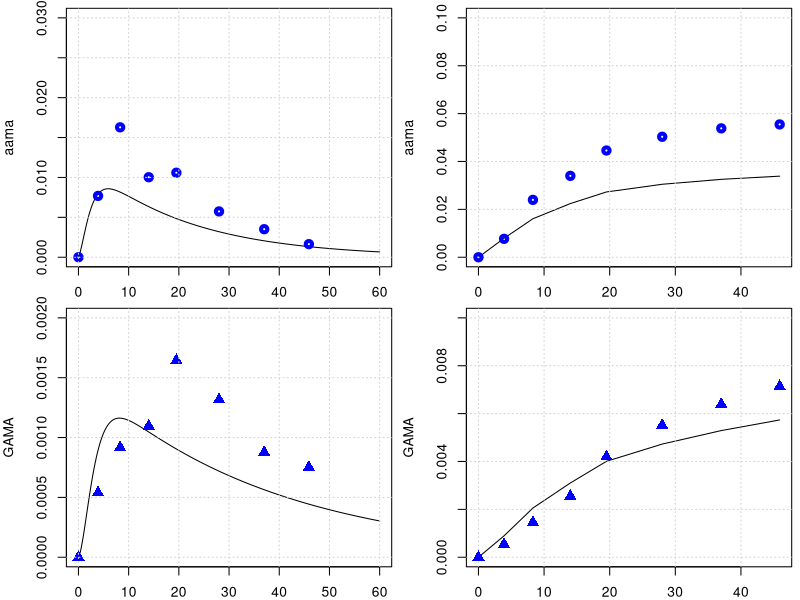

Here is the R script that generated this plot:
library(deSolve)
library(minpack.lm)
graphics.off()

# body weight in kg
BW = 70 
# fractions of BW
##https://journals.sagepub.com/doi/pdf/10.1177/ANIB_32_3-4
F_B = 0.079 
F_B_AB = 0.35 #fraction: arterial blood of blood volume
F_B_VB = 0.65 #fraction: venous blood of blood volume
F_Li = 0.026
F_Ki = 0.0044
F_T = 1-(F_B+F_Li+F_Ki)
# organ volumes in L
V_AB <- BW*F_B*F_B_AB 
V_VB <- BW*F_B*F_B_VB 
V_T <- BW*F_T
V_Ki <- BW*F_Ki
V_Li <- BW*F_Li
# cardiac output in L/(kg*h)
##https://journals.sagepub.com/doi/pdf/10.1177/ANIB_32_3-4
QCC = 16        #12.5 # maybe 14 or 6.5 check?
Q_C = QCC*BW^0.75
#FQ_P = 2.5/100 Trine: We don't have a lung compartment in this model
FQ_Li = 0.255
FQ_Ki = 0.19 #total - there is also an aterial flow rate 
FQ_T = 1 -( FQ_Li + FQ_Ki) # +FQ_P) Trine: We don't have a lung compartment in this model
Q_Li <- Q_C*FQ_Li
Q_Ki <- Q_C*FQ_Ki
Q_T <- Q_C*FQ_T

MW_aa = 71   # mg/mmol
MW_ga = 87   # mg/mmol
MW_GSH = 307.32 # mg/mmol
k_0_GSH = 7   # from Sweeney paper.
MW_GSH = 307.32     # mg/mmol
AGSH0 = k_0_GSH * V_Li * MW_GSH


# +++++++++++++++++++++++++++++++++++++++++++++++++++++++++++++++++
# partition coefficient 
pAA_TB = .2        # Tissue::blood partition AA, Sweeney et al (2010) paper
pAA_KiB = 0.8      # Kidney::blood partition AA, Sweeney et al (2010) paper
pAA_LiB = 0.4      # liver::blood partition AA, Sweeney et al (2010) paper
# Maybe we said it earlier and these parameters are not sensitive to the model, but from which paper did you get the values of these partition coefs., 
# in the paper of Sweeney and of Li are different pAA_LiB = 0.4 and pAA_KiB = 0.8.

# reaction rate constants 
k_AAuptake = 1 #1/h

k_onAA_T = 0.028  #1/h     # we took it from Sweenney
k_onAA_B = 0.036  #1/h
k_onAA_Li = 0.71 #1/h
k_onAA_Ki = 0.13 #1/h

# from 0.23 to 0.35
k_cl_GSH = 0.035   # 1/h   #  Reed et al. 2008 'A mathematical model of glutathione metabolism'
#doi:10.1186/1742-4682-5-8

# k_onAA_GSH = 0.55 # L/(mmol h)
# check, we do not use it any more.
k_exc_AAMA = 0.049  ## ##MK Furh et al. report on Elimination half-life of AAMA as ~17.4 h, then k_exc_AAMA=0.0398 h-1#
# 'Toxicokinetics of acrylamide in humans after ingestion of a defined dose in a test meal to improve risk assessment for acrylamide carcinogenicity'
# DOI: 10.1158/1055-9965.EPI-05-0647
# 0.049 #1/h or 0.13 # this will change the shape

# Maximum velocity for enzymatic reaction 
V_max_p450 = 9 /MW_aa*BW^0.7  # mg/h  from Sweenney paper, checked!
# maximum rate of GA and AA conjugation with GSH (mg/(h BW^0.7))
Vmax_AA_GSH <- 24*BW^0.7 # from the Sweeny  fitted   mg/h



### PARAMETERS FOR GA
# partition coefficient
pGA_TB = 1.35 # Have been calculated from the Doerge et al 2005 paper on TK in mice
pGA_LiB = 0.63 # Have been calculated from the Doerge et al 2005 paper on TK in mice
pGA_KiB = .3

#k_onGA_GSH = 0.8 #L/(mmol h)
k_onGA_T = 0.69        #1/h
k_onGA_B = 0.108       #1/h
k_onGA_Ki = k_onAA_T/2 #1/h
k_onGA_Li = 0.115      #1/h

k_exc_GAMA = 0.027   ##MK Furh et al. report on Elimination half-life of GAMA: ~25.1 hours, then k_exc_GAMA = 0.0276 h-1##  
# 0.077 #1/h  # or 0.027 # from sweeney # 
k_exc_GAOH = 0.077     # 1/h  # from sweeney
# (removed as no longer used) k_exc_GA <- .4         # 1/h Q_Ki*0.025


VMAXGC1 = 22   # maximum rate of AA conjugation with GSH mg/hr-kg^0.7, Sweeney et al (2010) paper
VMAXG1 = VMAXGC1/MW_aa*BW**0.7    # !$'Liver AA-GSH rate'

# Maximum velocity for enzymatic reaction 
V_max_EH = 20 /MW_ga*BW^0.7  
KM_p450 = 10.0
KM_EH = 100.0
# maximum rate of GA and AA conjugation with GSH (mg/(h BW^0.7))
Vmax_GA_GSH <- 20*BW^0.7 # from the Sweeny ( Vmax_GC2 )  fitted   mg/h

KMG1 = 50  #!Km with respect to AA for GSH conjugation mg/L (from Sweeny code) 
# Trine: This should be mg. Delete the term MW_aa
# Sweeney has this parameter for rats ans 100 mg/L why did you use this number and why divived by MW??

KMGG = .1/MW_GSH        # !KM with respect to GSH for AA or GA conjugation with GSH mmol/L. Trine: should be mg/L
####and that this is 307 mg/L #This comment is wrong ignore
KMG2 = 100  #!Km with respect to GA for GSH conjugation mM. Trine: This should be mg. Delete the term MW_aa
# The same comment as for KMG1

# from the code, not from paper
KPT_Li = 0.015    # !'protein turnover rate in liver'# this is confimred in the exp. values of Sweeney
KPT_Ki = 0.013    # !'protein turnover rate in kidney'# 1/h this is 0.012 in Sweeney, I guess its not much of difference
KPTR   = 1        # !'protein turnover rate in rpt'# this is 0.012 in Li et.al
KPTS   = 0.0039   # !'protein turnover rate in spt'# and this they have it 0.0051 Sweeney and Li 0.0012 refering to Sweeney
KPTRB  = 0.0039   # !'protein turnover rate in rbc'# how did we get that?
KPTPL  = 0.012    # !'protein turnover rate in plasma'# Sweeney has 0.012 for this value
# +++++++++++++++++++++++++++++++++++++++++++++++++++++++++++++++++
# create list of parameter
# +++++++++++++++++++++++++++++++++++++++++++++++++++++++++++++++++
params <- unlist(c(data.frame(pAA_TB, pAA_LiB, pAA_KiB,
                              pGA_TB, pGA_LiB, pGA_KiB,
                              k_onAA_T, k_onAA_B, k_onAA_Li,  k_onAA_Ki,
                              k_onGA_T, k_onGA_B, k_onGA_Li, k_onGA_Ki, 
                              k_exc_AAMA, k_exc_GAMA,
                              k_cl_GSH, V_max_p450, KM_p450, V_max_EH, KM_EH,
                              k_AAuptake)
))
yini <- c(m_AA_AB = 0.0, m_GA_AB = 0.0,      a_pb_AA_B = 0 ,
          m_AA_VB = 0.0, m_GA_VB = 0.0,
          m_AA_Ki = 0.0, m_GA_Ki = 0.0, m_AA_dose = 0 ,
          m_AA_Li = 0.0, m_AAMA = 0.0, 
          m_GA_Li = 0.0, a_pb_GA_Li = 0.0,
          m_GAMA  = 0.0,       
          m_GSH_Li = k_0_GSH * V_Li * MW_GSH, 
          m_AA_T = 0.0, m_GA_T = 0.0,
          m_GAOH = 0.0, 
          m_AA_out = 0.0, m_AA_in = 0.0, m_AA_accum = 0.0, m_AA_free = 0.0, 
          m_GA_out = 0.0, m_GA_in = 0.0, m_GA_accum = 0.0, m_GA_free = 0.0, 
          a_pb_AA_Ki = 0,  a_pb_AA_Li = 0,
          a_pb_GA_Ki = 0, a_pb_AA_T = 0, a_pb_GA_B = 0, a_pb_GA_T = 0
)
# ++++++++++++++++++++++++++++++++++++++++++++++++++++++++++++++++++
# PBPK model for Acrylamide 
# ++++++++++++++++++++++++++++++++++++++++++++++++++++++++++++++++++
PBPKmodelAA <- function(t,state,parameter){
  with(as.list(c(t,state,parameter)), {
    #----#---#  Model for AA  #---#---#
    # concentrations blood in the organs in mg/L
    c_AA_AB <- m_AA_AB/V_AB   
    c_AA_VB <- m_AA_VB/V_VB
    c_AA_T <- m_AA_T/V_T
    c_AA_Li <- m_AA_Li/V_Li #Trine: Should we multiply with PL1 as we do for GA
    c_AA_Ki <- m_AA_Ki/V_Ki
    
    c_GSH_Li <- m_GSH_Li/V_Li
    # units checked -> mg/h   
    dm_AA_dose <- - k_AAuptake*m_AA_dose
    
    # Blood
    #-----------------------------
    # units checked -> mg/h   
    dm_AA_AB <- Q_C*(c_AA_VB - c_AA_AB) - k_onAA_B*m_AA_AB
    dm_AA_VB <- Q_T*(c_AA_T/pAA_TB) + Q_Li*(c_AA_Li/pAA_LiB) + Q_Ki*(c_AA_Ki/pAA_KiB) - Q_C*c_AA_VB -k_onAA_B*m_AA_VB
    # Trine: I added this. Can we make an overall turnover rate in blood? Is this correct? 
    da_pb_AA_B <- k_onAA_B*m_AA_AB + k_onAA_B*m_AA_VB - a_pb_AA_B*KPTRB
    
    # Kidney
    #---------------------------------
    # units checked -> mg/h   
    dm_AA_Ki <- Q_Ki*c_AA_AB -Q_Ki*(c_AA_Ki/pAA_KiB) - k_onAA_Ki*m_AA_Ki 
    # protein tunr over AA in Kidney
    da_pb_AA_Ki <- k_onAA_Ki*m_AA_Ki - a_pb_AA_Ki*KPT_Ki
    
    # unit chekced mg/h 
    metAA_GSH <- Vmax_AA_GSH * c_AA_Li * c_GSH_Li / ( (KMG1 + c_AA_Li) * (KMGG + c_GSH_Li) )
    
    metAA_P450 <- V_max_p450 * MW_aa * c_AA_Li/ (KM_p450 + c_AA_Li)
    
    # units checked -> mg/h  
    dm_AA_Li <- Q_Li*(c_AA_AB - c_AA_Li/pAA_LiB) + k_AAuptake*m_AA_dose - k_onAA_Li*m_AA_Li  - metAA_P450 - metAA_GSH 
    # protein turn over AA in Liver
    da_pb_AA_Li <- k_onAA_Li*m_AA_Li - a_pb_AA_Li * KPT_Li
    
    # Tissue
    #--------------------------------------------------------------
    # units checked -> mg/h   
    dm_AA_T <- Q_T*(c_AA_AB - c_AA_T/pAA_TB) - k_onAA_T*m_AA_T
    # protein turn over AA in Tussue
    da_pb_AA_T <- k_onAA_T*m_AA_T - a_pb_AA_T * KPTS
    
    # Urine
    #-------------------------------------------------------------
    # units checked -> mg/h   
    dm_AAMA <- metAA_GSH - m_AAMA*k_exc_AAMA 
    
    dm_AA_out <- metAA_P450 + metAA_GSH + k_onAA_Li*m_AA_Li
    dm_AA_in <- k_AAuptake * m_AA_dose
    dm_AA_accum <- k_onAA_B*m_AA_AB +k_onAA_B*m_AA_VB +k_onAA_T*m_AA_T +k_onAA_Ki*m_AA_Ki
    #### the accumulation of AA in Liver via protein binding is missing.
    ### The term of K_onAA_Li*m_AA_Li should be added
    dm_AA_free <- dm_AA_AB + dm_AA_VB +dm_AA_T +dm_AA_Li +dm_AA_Ki
    
    #--------------------------------------------------------------
    ########################################################################################    
    #-GA-#-GA-#  Model for GA  #-GA-#-GA-#    
    #concentrations blood in the organs in mg/L
    c_GA_AB <- m_GA_AB/V_AB ;   
    c_GA_VB <- m_GA_VB/V_VB
    c_GA_T <- m_GA_T/V_T
    c_GA_Li <- m_GA_Li/V_Li
    c_GA_Ki <- m_GA_Ki/V_Ki
    
    # Blood
    #-----------------------------
    # units checked -> mg/h   
    dm_GA_AB <- Q_C * (c_GA_VB - c_GA_AB) - k_onGA_B*m_GA_AB
    # units checked -> mg/h   
    dm_GA_VB <- Q_T * (c_GA_T/pGA_TB) + Q_Li*(c_GA_Li/pGA_LiB) + Q_Ki*(c_GA_Ki/pGA_KiB) - Q_C*c_GA_VB - k_onGA_B*m_GA_VB
    # units checked -> mg/h   
    da_pb_GA_B <- k_onGA_B*m_GA_AB + k_onGA_B*m_GA_VB - a_pb_GA_B * KPTRB
    
    # Kidney
    #---------------------------------
    dm_GA_Ki <- Q_Ki*c_GA_AB - Q_Ki*(c_GA_Ki/pGA_KiB) -k_onGA_Ki*m_GA_Ki 
    # protein tunr over AA in Kidney
    da_pb_GA_Ki <- k_onGA_Ki*m_GA_Ki - a_pb_GA_Ki*KPT_Ki
    
    # Liver
    #--------------------------------
    # units checked -> mg/h
    metGA_GSH <- Vmax_GA_GSH * c_GSH_Li *c_GA_Li / (c_GA_Li + KMG2)/(c_GSH_Li + KMGG)
    metGA_EH <- V_max_EH *MW_ga *c_GA_Li / (KM_EH + c_GA_Li)
    # units checked -> mg/h 
    dm_GA_Li <- Q_Li*(c_GA_AB - c_GA_Li/pGA_LiB) - k_onGA_Li*m_GA_Li + metAA_P450 - metGA_GSH -metGA_EH 

    # protein tunr over GA in Liver
    da_pb_GA_Li = k_onGA_Li*m_GA_Li - a_pb_GA_Li*KPT_Li 
    
    # units checked -> mg/h, 
    dm_GAMA <-  metGA_GSH  -m_GAMA*k_exc_GAMA
    
    # we need a new k_exc_GAOH
    dm_GAOH <- metGA_EH - m_GAOH*k_exc_GAOH
    
    # Tissue    #-----------------------------------------------------
    dm_GA_T <- Q_T*(c_GA_AB - c_GA_T/pGA_TB) - k_onGA_T*m_GA_T
    da_pb_GA_T <- k_onGA_T*m_GA_T - a_pb_GA_T * KPTS
    
    # units checked -> mg/h, it effects both GA and AA, reduce GSH in the liver
    dm_GSH_Li <- k_0_GSH * V_Li * MW_GSH - k_cl_GSH*m_GSH_Li - metAA_GSH - metGA_GSH
    
    dm_GA_out <- metGA_GSH + metGA_EH 
    dm_GA_in <- metAA_P450
    dm_GA_accum <- k_onGA_B*m_GA_AB +k_onGA_B*m_GA_VB +k_onGA_T*m_GA_T +k_onGA_Li*m_GA_Li +k_onGA_Ki*m_GA_Ki
    dm_GA_free <- dm_GA_AB + dm_GA_VB +dm_GA_T +dm_GA_Li +dm_GA_Ki 
    
    return(list(c(dm_AA_AB,    dm_GA_AB,   da_pb_AA_B,
                  dm_AA_VB,    dm_GA_VB,
                  dm_AA_Ki,    dm_GA_Ki,    dm_AA_dose,
                  dm_AA_Li,    dm_AAMA,   
                  dm_GA_Li,   da_pb_GA_Li, dm_GAMA,
                  dm_GSH_Li,  dm_AA_T,     dm_GA_T,
                  dm_GAOH,
                  dm_AA_out,  dm_AA_in,   dm_AA_accum,  dm_AA_free,
                  dm_GA_out,  dm_GA_in,   dm_GA_accum,  dm_GA_free,
                  da_pb_AA_Ki,    da_pb_AA_Li,
                  da_pb_GA_Ki,    da_pb_AA_T, da_pb_GA_B , da_pb_GA_T   )))
  })
}
PBPKmodelAA <- compiler::cmpfun(PBPKmodelAA)



# PBPK model for Acrylamide (AA) with GA and mass-balance diagnostics
PBPKmodelAA <- function(t, state, parameter) {
  with(as.list(c(t, state, parameter)), {
    
    #----#---#  Model for AA  #---#---#
    # concentrations blood in the organs in mg/L
    c_AA_AB <- m_AA_AB / V_AB
    c_AA_VB <- m_AA_VB / V_VB
    c_AA_T  <- m_AA_T  / V_T
    c_AA_Li <- m_AA_Li / V_Li   # Trine: Should we multiply with PL1 as we do for GA
    c_AA_Ki <- m_AA_Ki / V_Ki
    
    c_GSH_Li <- m_GSH_Li / V_Li
    
    # units checked -> mg/h
    dm_AA_dose <- - k_AAuptake * m_AA_dose
    
    # Blood
    # units checked -> mg/h
    dm_AA_AB <- Q_C * (c_AA_VB - c_AA_AB) - k_onAA_B * m_AA_AB
    dm_AA_VB <- Q_T * (c_AA_T / pAA_TB) + Q_Li * (c_AA_Li / pAA_LiB) + Q_Ki * (c_AA_Ki / pAA_KiB) -
      Q_C * c_AA_VB - k_onAA_B * m_AA_VB
    
    # overall turnover / bound pool in blood (diagnostic of binding turnover)
    da_pb_AA_B <- k_onAA_B * m_AA_AB + k_onAA_B * m_AA_VB - a_pb_AA_B * KPTRB
    
    # Kidney
    dm_AA_Ki <- Q_Ki * c_AA_AB - Q_Ki * (c_AA_Ki / pAA_KiB) - k_onAA_Ki * m_AA_Ki
    # protein turnover AA in Kidney
    da_pb_AA_Ki <- k_onAA_Ki * m_AA_Ki - a_pb_AA_Ki * KPT_Ki
    
    # liver metabolism (AA -> GA via P450 and AA -> AAMA via GSH conjugation)
    metAA_GSH  <- Vmax_AA_GSH * c_AA_Li * c_GSH_Li / ((KMG1 + c_AA_Li) * (KMGG + c_GSH_Li))
    metAA_P450 <- V_max_p450 * MW_aa * c_AA_Li / (KM_p450 + c_AA_Li)
    
    # Liver mass balance for AA
    dm_AA_Li <- Q_Li * (c_AA_AB - c_AA_Li / pAA_LiB) + k_AAuptake * m_AA_dose -
      k_onAA_Li * m_AA_Li - metAA_P450 - metAA_GSH
    # protein turnover AA in Liver
    da_pb_AA_Li <- k_onAA_Li * m_AA_Li - a_pb_AA_Li * KPT_Li
    
    # Tissue
    dm_AA_T <- Q_T * (c_AA_AB - c_AA_T / pAA_TB) - k_onAA_T * m_AA_T
    # protein turnover AA in Tissue
    da_pb_AA_T <- k_onAA_T * m_AA_T - a_pb_AA_T * KPTS
    
    # Urine / metabolite AAMA (from AA via GSH conjugation)
    dm_AAMA <- metAA_GSH - m_AAMA * k_exc_AAMA
    
    # Some useful diagnostic lumped rates for AA
    dm_AA_out   <- metAA_P450 + metAA_GSH + k_onAA_Li * m_AA_Li        # AA lost from AA pool (met+binding)
    dm_AA_in    <- k_AAuptake * m_AA_dose                             # uptake from dose reservoir
    dm_AA_accum <- k_onAA_B * m_AA_AB + k_onAA_B * m_AA_VB +
      k_onAA_T * m_AA_T + k_onAA_Ki * m_AA_Ki           # binding accumulation rates
    dm_AA_free  <- dm_AA_AB + dm_AA_VB + dm_AA_T + dm_AA_Li + dm_AA_Ki
    
    ########################################################################################
    #-GA-#-GA-#  Model for GA  #-GA-#-GA-#    
    # concentrations blood in the organs in mg/L
    c_GA_AB <- m_GA_AB / V_AB
    c_GA_VB <- m_GA_VB / V_VB
    c_GA_T  <- m_GA_T  / V_T
    c_GA_Li <- m_GA_Li / V_Li
    c_GA_Ki <- m_GA_Ki / V_Ki
    
    # Blood
    dm_GA_AB <- Q_C * (c_GA_VB - c_GA_AB) - k_onGA_B * m_GA_AB
    dm_GA_VB <- Q_T * (c_GA_T / pGA_TB) + Q_Li * (c_GA_Li / pGA_LiB) + Q_Ki * (c_GA_Ki / pGA_KiB) -
      Q_C * c_GA_VB - k_onGA_B * m_GA_VB
    
    da_pb_GA_B <- k_onGA_B * m_GA_AB + k_onGA_B * m_GA_VB - a_pb_GA_B * KPTRB
    
    # Kidney
    dm_GA_Ki <- Q_Ki * c_GA_AB - Q_Ki * (c_GA_Ki / pGA_KiB) - k_onGA_Ki * m_GA_Ki
    da_pb_GA_Ki <- k_onGA_Ki * m_GA_Ki - a_pb_GA_Ki * KPT_Ki
    
    # Liver metabolism for GA (and formation from AA via p450)
    metGA_GSH <- Vmax_GA_GSH * c_GSH_Li * c_GA_Li / ((c_GA_Li + KMG2) * (c_GSH_Li + KMGG))
    metGA_EH  <- V_max_EH * MW_ga * c_GA_Li / (KM_EH + c_GA_Li)
    
    dm_GA_Li <- Q_Li * (c_GA_AB - c_GA_Li / pGA_LiB) - k_onGA_Li * m_GA_Li +
      metAA_P450 - metGA_GSH - metGA_EH
    # protein turnover GA in Liver
    da_pb_GA_Li <- k_onGA_Li * m_GA_Li - a_pb_GA_Li * KPT_Li
    
    # GA metabolites (excretable)
    dm_GAMA  <- metGA_GSH - m_GAMA * k_exc_GAMA
    dm_GAOH  <- metGA_EH  - m_GAOH * k_exc_GAOH
    
    # Tissue
    dm_GA_T <- Q_T * (c_GA_AB - c_GA_T / pGA_TB) - k_onGA_T * m_GA_T
    da_pb_GA_T <- k_onGA_T * m_GA_T - a_pb_GA_T * KPTS
    
    # GSH pool in liver (consumed by both AA and GA conjugation)
    dm_GSH_Li <- k_0_GSH * V_Li * MW_GSH - k_cl_GSH * m_GSH_Li - metAA_GSH - metGA_GSH
    
    # Useful GA diagnostics
    dm_GA_out   <- metGA_GSH + metGA_EH
    dm_GA_in    <- metAA_P450
    dm_GA_accum <- k_onGA_B * m_GA_AB + k_onGA_B * m_GA_VB +
      k_onGA_T * m_GA_T + k_onGA_Li * m_GA_Li + k_onGA_Ki * m_GA_Ki
    dm_GA_free  <- dm_GA_AB + dm_GA_VB + dm_GA_T + dm_GA_Li + dm_GA_Ki
    
    # -------------------------------------------------------------------------
    # Mass-balance diagnostics (do not change dynamics; returned as named outputs)
    # Total mass pools (AA, GA, and combined AA+GA + metabolites)
    total_AA_mass <- m_AA_dose + m_AA_AB + m_AA_VB + m_AA_T + m_AA_Li + m_AA_Ki + m_AAMA
    total_GA_mass <- m_GA_AB + m_GA_VB + m_GA_T + m_GA_Li + m_GA_Ki + m_GAMA + m_GAOH
    
    # Rate of change of total AA (sum of AA derivatives)
    dm_total_AA <- dm_AA_dose + dm_AA_AB + dm_AA_VB + dm_AA_T + dm_AA_Li + dm_AA_Ki + dm_AAMA
    # Rate of change of total GA (sum of GA derivatives)
    dm_total_GA <- dm_GA_AB + dm_GA_VB + dm_GA_T + dm_GA_Li + dm_GA_Ki + dm_GAMA + dm_GAOH
    
    # Combined pool derivative (AA + GA + excretable metabolites)
    combined_deriv <- dm_total_AA + dm_total_GA
    
    # Total excretion (rate at which mass leaves the modeled system)
    total_excretion_rate <- m_AAMA * k_exc_AAMA + m_GAMA * k_exc_GAMA + m_GAOH * k_exc_GAOH
    
    # For perfect mass conservation: combined_deriv + total_excretion_rate should be ~ 0
    # (because conversions AA->GA are internal transfers; only excretion removes mass)
    mass_balance_residual <- combined_deriv + total_excretion_rate
    
    # Flow/volume diagnostics
    flow_residual <- Q_C - (Q_T + Q_Li + Q_Ki)   # if non-zero, flows don't sum to cardiac output
    volume_sum    <- V_AB + V_VB + V_T + V_Li + V_Ki  # check if sum matches expected total blood/tissue volume
    
    # -------------------------------------------------------------------------
    # Return: first element must be vector of derivatives (in the same order as `state`)
    derivs <- c(
      dm_AA_AB,    dm_GA_AB,   da_pb_AA_B,
      dm_AA_VB,    dm_GA_VB,
      dm_AA_Ki,    dm_GA_Ki,   dm_AA_dose,
      dm_AA_Li,    dm_AAMA,
      dm_GA_Li,    da_pb_GA_Li, dm_GAMA,
      dm_GSH_Li,   dm_AA_T,     dm_GA_T,
      dm_GAOH,
      dm_AA_out,   dm_AA_in,   dm_AA_accum, dm_AA_free,
      dm_GA_out,   dm_GA_in,   dm_GA_accum, dm_GA_free,
      da_pb_AA_Ki, da_pb_AA_Li,
      da_pb_GA_Ki, da_pb_AA_T, da_pb_GA_B,  da_pb_GA_T
    )
    
    # Named diagnostics returned as additional items (deSolve will include them in output)
    return(list(
      derivs,
      total_AA_mass = total_AA_mass,
      total_GA_mass = total_GA_mass,
      combined_total_mass = total_AA_mass + total_GA_mass,
      dm_total_AA = dm_total_AA,
      dm_total_GA = dm_total_GA,
      combined_deriv = combined_deriv,
      total_excretion_rate = total_excretion_rate,
      mass_balance_residual = mass_balance_residual,
      flow_residual = flow_residual,
      volume_sum = volume_sum
    ))
  })
}

################################################################
# manual readout from Kopp and Dekant 2009
################################################################
times <- seq(from = 0, to = 60, by = 0.1)
diet <- data.frame(var = "m_AA_dose", method = "add",
                   time = c(0.0),  value = 0.5 *BW /1000 )  # dose of 0.05 microg/kg bw
out <- ode(y = yini, times = times, func = PBPKmodelAA, parms = params, events = list(data = diet))
yobs_urine <- data.frame(
  time = c(0.0, 3.9, 8.3, 14, 19.5, 28, 37, 45.9),
  AAMA = c(0.0/1000000, 32.8/1000000, 69.5/1000000, 42.8/1000000, 45.2/1000000, 24.5/1000000, 15/1000000, 7/1000000)*234.28, #https://pubchem.ncbi.nlm.nih.gov/compound/N-Acetyl-S-_2-carbamoylethyl_-L-cysteine
  GAMA = c(0.0, 2.15*1e-6, 3.66*1e-6, 4.38*1e-6, 6.57*1e-6, 5.26*1e-6, 3.50*1e-6, 3.0*1e-6)*250.27
)

# plot for AAMA in urinary
par(mfrow=c(2,2),mar=c(2,4,.5,.5))
plot(out[,'time'], out[,'m_AAMA']   ,type = 'l',xlab = 'time', ylab = 'aama', ylim = c(0,.03) )
points(yobs_urine$time, yobs_urine$AAMA , col="blue", lwd = 4) ; grid()
time_points_measure_unrine = c(1, 40, 84, 141, 196, 280 , 371, 460)
tamtam = out[,'m_AAMA'][time_points_measure_unrine ]
plot(yobs_urine$time, cumsum( tamtam ),type = 'l', ylab = 'aama', ylim = c(0,.1), xlab = 'time' ); grid()
points(yobs_urine$time, cumsum(yobs_urine$AAMA) , col="blue", lwd = 4)

# plot for GAMA 
plot(out[,'time'], out[,'m_GAMA']  ,type = 'l',xlab = '', ylab = 'GAMA', ylim = c(0,.002) )
points(yobs_urine$time, yobs_urine$GAMA , col="blue", cex = 1.5, pch = 17); grid()
time_points_measure_unrine = c(1, 40, 84, 141, 196, 280 , 371, 460)
tamtam = out[,'m_GAMA'][time_points_measure_unrine ]
plot(yobs_urine$time, cumsum( tamtam ),type = 'l',xlab = '', ylab = 'GAMA', ylim = c(0,.01) ); grid()
points(yobs_urine$time, cumsum(yobs_urine$GAMA) , col="blue",cex = 1.5, pch = 17)
